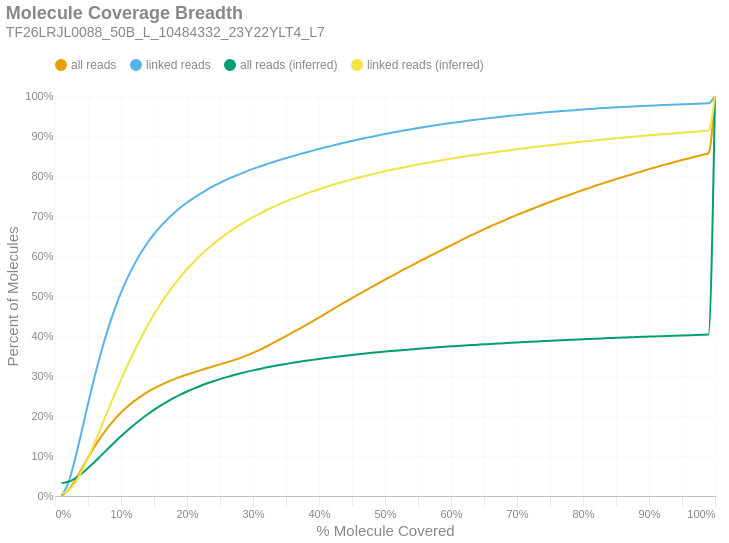

This figure's notebook cell:
### Markdown cell above
### Molecule Read Coverage
This chart shows molecule coverage breadth as computed by the number of bases aligned to that molecule. In other words, "*how much of each unique long molecule is actually sequenced/aligned?*" Keep in mind there is a distinction between sequences and alignments, since some sequences belonging to a particular molecule may not align well and wouldn't appear in the alignment data. This chart also shows molecule coverage breadth as computed by the *inferred fragment* from which the aligned sequences originate. Unlike read coverage, this calculation takes into account the total insert size, including unsequenced gaps between the forward and reverse reads. Like the previous figures, these are cumulative percents.

### Code cell
if SKIPLR:
    print_html(f"Skipped")
else:
    binned_df = consolidated_hist(valids['coverage_bp'], mask, 0.01, True)
    binned_df_inf = consolidated_hist(valids['coverage_inserts'], mask, 0.01, True)
    binned_df = binned_df.with_columns(pl.lit(binned_df_inf['all reads (cumsum)']).alias('all reads (inferred)'))
    binned_df = binned_df.with_columns(pl.lit(binned_df_inf['linked reads (cumsum)']).alias('linked reads (inferred)'))
    binned_df = binned_df.with_columns(
        (pl.col('bin').cast(pl.Float64) + 0.01).alias('right_edge')
    )

    with SafeRender(binned_df):
        (
            density_plot(binned_df, 'Molecule Coverage Breadth', samplename, 'molcov', ['all reads (inferred)','linked reads (inferred)'])
            .encode(
                #x=alt.X('bin:Q', title="% Molecule Covered").axis(format = '%').scale(padding=0),
                x=alt.X('right_edge:Q', title="% Molecule Covered").axis(format='%').scale(padding=0),
                y=alt.Y('value:Q', title='Percent of Molecules')
                    .axis(format='%')
                    .stack(False)
                    .scale(domainMin=0, padding=0),
                color=alt.Color("key:N").scale(domain = ["all reads", "linked reads", "all reads (inferred)", "linked reads (inferred)"]),
                tooltip = [
                    alt.Tooltip("key:N", title = "Data Type"),
                    alt.Tooltip("range_label:N", title="% Molecule Covered"),
                    alt.Tooltip("value:Q", format = ".2%", title="% Molecules")
                ]
            )
        ).display()

### Figure 1 — Vega-Lite specification as saved in the notebook (floating-point values rounded to 4 significant figures)
{"width": "container", "height": 400, "config": {"title": {"anchor": "start", "dy": -15, "fontSize": 18, "color": "#888888", "subtitleColor": "#888888", "subtitleFontSize": 14}, "arc": {"fill": "#0072B2"}, "axis": {"domainColor": "#888888", "domainWidth": 0.5, "gridWidth": 0.2, "grid": false, "titleFontWeight": 400, "titleFontSize": 15, "labelFontSize": 11, "labelColor": "#888888", "tickColor": "#888888", "tickWidth": 0.2, "titleColor": "#888888"}, "axisBand": {"grid": false}, "axisX": {"grid": true, "tickSize": 10, "domainCap": "round"}, "axisY": {"domain": false, "grid": true, "tickSize": 0, "domainCap": "round"}, "background": "transparent", "header": {"labelFontSize": 15, "labelColor": "#888888", "titleFontSize": 15, "titleFontWeight": 600, "titleColor": "#888888"}, "legend": {"labelFont": "sans-serif", "labelFontSize": 12, "labelColor": "#888888", "symbolSize": 100, "symbolType": "circle", "titleFontSize": 12, "titlePadding": 10, "titleColor": "#888888", "title": null, "orient": "top"}, "range": {"category": ["#E69F00", "#56B4E9", "#009E73", "#F0E442", "#0072B2", "#D55E00", "#CC79A7", "#000000"], "diverging": ["#cfe8f3", "#a2d4ec", "#73bfe2", "#46abdb", "#1696d2", "#12719e"]}, "area": {"fill": "#0072B2", "fillOpacity": 0.7, "line": true, "strokeOpacity": 0.7}, "line": {"color": "#0072B2", "stroke": "#0072B2", "strokeWidth": 2}, "trail": {"color": "#0072B2", "stroke": "#0072B2", "strokeWidth": 0, "size": 1}, "point": {"filled": true, "fillOpacity": 1.0, "size": 95}, "text": {"color": "#888888", "fontSize": 11, "align": "right", "fontWeight": 400, "size": 11}, "bar": {"fill": "#0072B2", "stroke": null}, "view": {"stroke": null, "continuousWidth": 660, "continuousHeight": 400}}, "data": {"name": "data-c638cec38dedf9f9b931e3fe2d9225dc"}, "mark": {"type": "line", "interpolate": "monotone", "point": {"opacity": 0, "size": 275}}, "encoding": {"color": {"field": "key", "scale": {"domain": ["all reads", "linked reads", "all reads (inferred)", "linked reads (inferred)"]}, "type": "nominal"}, "tooltip": [{"field": "key", "title": "Data Type", "type": "nominal"}, {"field": "range_label", "title": "% Molecule Covered", "type": "nominal"}, {"field": "value", "format": ".2%", "title": "% Molecules", "type": "quantitative"}], "x": {"axis": {"format": "%"}, "field": "right_edge", "scale": {"padding": 0}, "title": "% Molecule Covered", "type": "quantitative"}, "y": {"axis": {"format": "%"}, "field": "value", "scale": {"domainMin": 0, "padding": 0}, "stack": false, "title": "Percent of Molecules", "type": "quantitative"}}, "params": [{"name": "param_c36ac31b6afebe62", "select": {"type": "point", "fields": ["key"]}, "bind": "legend"}], "title": {"text": "Molecule Coverage Breadth", "subtitle": "TF26LRJL0088_50B_L_10484332_23Y22YLT4_L7"}, "transform": [{"fold": ["all reads (cumsum)", "linked reads (cumsum)", "all reads (inferred)", "linked reads (inferred)"]}, {"calculate": "replace(datum.key, ' (cumsum)', '')", "as": "key"}, {"filter": {"param": "param_c36ac31b6afebe62"}}], "usermeta": {"embedOptions": {"downloadFileName": "TF26LRJL0088_50B_L_10484332_23Y22YLT4_L7.molcov"}}, "$schema": "https://vega.github.io/schema/vega-lite/v6.4.1.json", "datasets": {"data-c638cec38dedf9f9b931e3fe2d9225dc": [{"bin": "0.0", "interval": "0.0-0.01", "all reads": 0.001057, "linked reads": 0.001875, "all reads (cumsum)": 0.001057, "linked reads (cumsum)": 0.001875, "range_label": "0.0-0.01", "all reads (inferred)": 0.03218, "linked reads (inferred)": 0.006021, "right_edge": 0.01}, {"bin": "0.01", "interval": "0.01-0.02", "all reads": 0.01287, "linked reads": 0.02979, "all reads (cumsum)": 0.01393, "linked reads (cumsum)": 0.03167, "range_label": "0.01-0.02", "all reads (inferred)": 0.03553, "linked reads (inferred)": 0.01313, "right_edge": 0.02}, {"bin": "0.02", "interval": "0.02-0.03", "all reads": 0.02417, "linked reads": 0.05819, "all reads (cumsum)": 0.0381, "linked reads (cumsum)": 0.08986, "range_label": "0.02-0.03", "all reads (inferred)": 0.04366, "linked reads (inferred)": 0.03214, "right_edge": 0.03}, {"bin": "0.03", "interval": "0.03-0.04", "all reads": 0.02805, "linked reads": 0.06841, "all reads (cumsum)": 0.06615, "linked reads (cumsum)": 0.1583, "range_label": "0.03-0.04", "all reads (inferred)": 0.05542, "linked reads (inferred)": 0.06048, "right_edge": 0.04}, {"bin": "0.04", "interval": "0.04-0.05", "all reads": 0.02935, "linked reads": 0.07207, "all reads (cumsum)": 0.09551, "linked reads (cumsum)": 0.2303, "range_label": "0.04-0.05", "all reads (inferred)": 0.06981, "linked reads (inferred)": 0.09531, "right_edge": 0.05}, {"bin": "0.05", "interval": "0.05-0.06", "all reads": 0.02768, "linked reads": 0.06797, "all reads (cumsum)": 0.1232, "linked reads (cumsum)": 0.2983, "range_label": "0.05-0.06", "all reads (inferred)": 0.08509, "linked reads (inferred)": 0.1327, "right_edge": 0.06}, {"bin": "0.06", "interval": "0.06-0.07", "all reads": 0.02516, "linked reads": 0.06195, "all reads (cumsum)": 0.1483, "linked reads (cumsum)": 0.3602, "range_label": "0.06-0.07", "all reads (inferred)": 0.1015, "linked reads (inferred)": 0.173, "right_edge": 0.07}, {"bin": "0.07", "interval": "0.07-0.08", "all reads": 0.02261, "linked reads": 0.05568, "all reads (cumsum)": 0.171, "linked reads (cumsum)": 0.4159, "range_label": "0.07-0.08", "all reads (inferred)": 0.1178, "linked reads (inferred)": 0.2131, "right_edge": 0.08}, {"bin": "0.08", "interval": "0.08-0.09", "all reads": 0.02007, "linked reads": 0.04949, "all reads (cumsum)": 0.191, "linked reads (cumsum)": 0.4654, "range_label": "0.08-0.09", "all reads (inferred)": 0.1339, "linked reads (inferred)": 0.2527, "right_edge": 0.09}, {"bin": "0.09", "interval": "0.09-0.1", "all reads": 0.01757, "linked reads": 0.0433, "all reads (cumsum)": 0.2086, "linked reads (cumsum)": 0.5087, "range_label": "0.09-0.1", "all reads (inferred)": 0.1493, "linked reads (inferred)": 0.2907, "right_edge": 0.1}, {"bin": "0.1", "interval": "0.1-0.11", "all reads": 0.01516, "linked reads": 0.03721, "all reads (cumsum)": 0.2237, "linked reads (cumsum)": 0.5459, "range_label": "0.1-0.11", "all reads (inferred)": 0.1642, "linked reads (inferred)": 0.3274, "right_edge": 0.11}, {"bin": "0.11", "interval": "0.11-0.12", "all reads": 0.01335, "linked reads": 0.03255, "all reads (cumsum)": 0.2371, "linked reads (cumsum)": 0.5785, "range_label": "0.11-0.12", "all reads (inferred)": 0.1781, "linked reads (inferred)": 0.3618, "right_edge": 0.12}, {"bin": "0.12", "interval": "0.12-0.13", "all reads": 0.01187, "linked reads": 0.02888, "all reads (cumsum)": 0.249, "linked reads (cumsum)": 0.6074, "range_label": "0.12-0.13", "all reads (inferred)": 0.1914, "linked reads (inferred)": 0.3946, "right_edge": 0.13}, {"bin": "0.13", "interval": "0.13-0.14", "all reads": 0.01053, "linked reads": 0.02528, "all reads (cumsum)": 0.2595, "linked reads (cumsum)": 0.6326, "range_label": "0.13-0.14", "all reads (inferred)": 0.2038, "linked reads (inferred)": 0.4253, "right_edge": 0.14}, {"bin": "0.14", "interval": "0.14-0.15", "all reads": 0.009343, "linked reads": 0.0223, "all reads (cumsum)": 0.2688, "linked reads (cumsum)": 0.6549, "range_label": "0.14-0.15", "all reads (inferred)": 0.2154, "linked reads (inferred)": 0.4539, "right_edge": 0.15}, {"bin": "0.15", "interval": "0.15-0.16", "all reads": 0.008267, "linked reads": 0.01931, "all reads (cumsum)": 0.2771, "linked reads (cumsum)": 0.6742, "range_label": "0.15-0.16", "all reads (inferred)": 0.226, "linked reads (inferred)": 0.48, "right_edge": 0.16}, {"bin": "0.16", "interval": "0.16-0.17", "all reads": 0.007476, "linked reads": 0.01722, "all reads (cumsum)": 0.2846, "linked reads (cumsum)": 0.6915, "range_label": "0.16-0.17", "all reads (inferred)": 0.236, "linked reads (inferred)": 0.5047, "right_edge": 0.17}, {"bin": "0.17", "interval": "0.17-0.18", "all reads": 0.006801, "linked reads": 0.01531, "all reads (cumsum)": 0.2914, "linked reads (cumsum)": 0.7068, "range_label": "0.17-0.18", "all reads (inferred)": 0.2451, "linked reads (inferred)": 0.5273, "right_edge": 0.18}, {"bin": "0.18", "interval": "0.18-0.19", "all reads": 0.006457, "linked reads": 0.01434, "all reads (cumsum)": 0.2978, "linked reads (cumsum)": 0.7211, "range_label": "0.18-0.19", "all reads (inferred)": 0.2535, "linked reads (inferred)": 0.548, "right_edge": 0.19}, {"bin": "0.19", "interval": "0.19-0.2", "all reads": 0.005816, "linked reads": 0.01261, "all reads (cumsum)": 0.3037, "linked reads (cumsum)": 0.7337, "range_label": "0.19-0.2", "all reads (inferred)": 0.2612, "linked reads (inferred)": 0.5668, "right_edge": 0.2}, {"bin": "0.2", "interval": "0.2-0.21", "all reads": 0.005287, "linked reads": 0.01124, "all reads (cumsum)": 0.3089, "linked reads (cumsum)": 0.745, "range_label": "0.2-0.21", "all reads (inferred)": 0.2684, "linked reads (inferred)": 0.5845, "right_edge": 0.21}, {"bin": "0.21", "interval": "0.21-0.22", "all reads": 0.005181, "linked reads": 0.01056, "all reads (cumsum)": 0.3141, "linked reads (cumsum)": 0.7555, "range_label": "0.21-0.22", "all reads (inferred)": 0.2751, "linked reads (inferred)": 0.6012, "right_edge": 0.22}, {"bin": "0.22", "interval": "0.22-0.23", "all reads": 0.005165, "linked reads": 0.01006, "all reads (cumsum)": 0.3193, "linked reads (cumsum)": 0.7656, "range_label": "0.22-0.23", "all reads (inferred)": 0.2812, "linked reads (inferred)": 0.6162, "right_edge": 0.23}, {"bin": "0.23", "interval": "0.23-0.24", "all reads": 0.004921, "linked reads": 0.009105, "all reads (cumsum)": 0.3242, "linked reads (cumsum)": 0.7747, "range_label": "0.23-0.24", "all reads (inferred)": 0.2869, "linked reads (inferred)": 0.6301, "right_edge": 0.24}, {"bin": "0.24", "interval": "0.24-0.25", "all reads": 0.004848, "linked reads": 0.008256, "all reads (cumsum)": 0.3291, "linked reads (cumsum)": 0.7829, "range_label": "0.24-0.25", "all reads (inferred)": 0.2923, "linked reads (inferred)": 0.6433, "right_edge": 0.25}, {"bin": "0.25", "interval": "0.25-0.26", "all reads": 0.004904, "linked reads": 0.007969, "all reads (cumsum)": 0.334, "linked reads (cumsum)": 0.7909, "range_label": "0.25-0.26", "all reads (inferred)": 0.2973, "linked reads (inferred)": 0.6557, "right_edge": 0.26}, {"bin": "0.26", "interval": "0.26-0.27", "all reads": 0.004998, "linked reads": 0.007117, "all reads (cumsum)": 0.339, "linked reads (cumsum)": 0.798, "range_label": "0.26-0.27", "all reads (inferred)": 0.3019, "linked reads (inferred)": 0.6672, "right_edge": 0.27}, {"bin": "0.27", "interval": "0.27-0.28", "all reads": 0.005596, "linked reads": 0.00673, "all reads (cumsum)": 0.3446, "linked reads (cumsum)": 0.8048, "range_label": "0.27-0.28", "all reads (inferred)": 0.3062, "linked reads (inferred)": 0.6777, "right_edge": 0.28}, {"bin": "0.28", "interval": "0.28-0.29", "all reads": 0.006238, "linked reads": 0.006799, "all reads (cumsum)": 0.3508, "linked reads (cumsum)": 0.8116, "range_label": "0.28-0.29", "all reads (inferred)": 0.3102, "linked reads (inferred)": 0.6876, "right_edge": 0.29}, {"bin": "0.29", "interval": "0.29-0.3", "all reads": 0.00683, "linked reads": 0.006203, "all reads (cumsum)": 0.3576, "linked reads (cumsum)": 0.8178, "range_label": "0.29-0.3", "all reads (inferred)": 0.3141, "linked reads (inferred)": 0.697, "right_edge": 0.3}, {"bin": "0.3", "interval": "0.3-0.31", "all reads": 0.007601, "linked reads": 0.005838, "all reads (cumsum)": 0.3652, "linked reads (cumsum)": 0.8236, "range_label": "0.3-0.31", "all reads (inferred)": 0.3176, "linked reads (inferred)": 0.7056, "right_edge": 0.31}, {"bin": "0.31", "interval": "0.31-0.32", "all reads": 0.008327, "linked reads": 0.005746, "all reads (cumsum)": 0.3736, "linked reads (cumsum)": 0.8293, "range_label": "0.31-0.32", "all reads (inferred)": 0.3211, "linked reads (inferred)": 0.7144, "right_edge": 0.32}, {"bin": "0.32", "interval": "0.32-0.33", "all reads": 0.008606, "linked reads": 0.005194, "all reads (cumsum)": 0.3822, "linked reads (cumsum)": 0.8345, "range_label": "0.32-0.33", "all reads (inferred)": 0.3243, "linked reads (inferred)": 0.7221, "right_edge": 0.33}, {"bin": "0.33", "interval": "0.33-0.34", "all reads": 0.008728, "linked reads": 0.005194, "all reads (cumsum)": 0.3909, "linked reads (cumsum)": 0.8397, "range_label": "0.33-0.34", "all reads (inferred)": 0.3273, "linked reads (inferred)": 0.7294, "right_edge": 0.34}, {"bin": "0.34", "interval": "0.34-0.35", "all reads": 0.008815, "linked reads": 0.004911, "all reads (cumsum)": 0.3997, "linked reads (cumsum)": 0.8446, "range_label": "0.34-0.35", "all reads (inferred)": 0.3301, "linked reads (inferred)": 0.7364, "right_edge": 0.35}, {"bin": "0.35", "interval": "0.35-0.36", "all reads": 0.009101, "linked reads": 0.004837, "all reads (cumsum)": 0.4088, "linked reads (cumsum)": 0.8495, "range_label": "0.35-0.36", "all reads (inferred)": 0.3329, "linked reads (inferred)": 0.7433, "right_edge": 0.36}, {"bin": "0.36", "interval": "0.36-0.37", "all reads": 0.009043, "linked reads": 0.004685, "all reads (cumsum)": 0.4178, "linked reads (cumsum)": 0.8542, "range_label": "0.36-0.37", "all reads (inferred)": 0.3355, "linked reads (inferred)": 0.7495, "right_edge": 0.37}, {"bin": "0.37", "interval": "0.37-0.38", "all reads": 0.009225, "linked reads": 0.004633, "all reads (cumsum)": 0.4271, "linked reads (cumsum)": 0.8588, "range_label": "0.37-0.38", "all reads (inferred)": 0.3379, "linked reads (inferred)": 0.7555, "right_edge": 0.38}, {"bin": "0.38", "interval": "0.38-0.39", "all reads": 0.00946, "linked reads": 0.004528, "all reads (cumsum)": 0.4365, "linked reads (cumsum)": 0.8633, "range_label": "0.38-0.39", "all reads (inferred)": 0.3403, "linked reads (inferred)": 0.7614, "right_edge": 0.39}, {"bin": "0.39", "interval": "0.39-0.4", "all reads": 0.00964, "linked reads": 0.004385, "all reads (cumsum)": 0.4462, "linked reads (cumsum)": 0.8677, "range_label": "0.39-0.4", "all reads (inferred)": 0.3426, "linked reads (inferred)": 0.767, "right_edge": 0.4}, {"bin": "0.4", "interval": "0.4-0.41", "all reads": 0.009725, "linked reads": 0.003976, "all reads (cumsum)": 0.4559, "linked reads (cumsum)": 0.8717, "range_label": "0.4-0.41", "all reads (inferred)": 0.3448, "linked reads (inferred)": 0.7723, "right_edge": 0.41}, {"bin": "0.41", "interval": "0.41-0.42", "all reads": 0.009744, "linked reads": 0.004246, "all reads (cumsum)": 0.4656, "linked reads (cumsum)": 0.8759, "range_label": "0.41-0.42", "all reads (inferred)": 0.3469, "linked reads (inferred)": 0.7774, "right_edge": 0.42}, {"bin": "0.42", "interval": "0.42-0.43", "all reads": 0.00999, "linked reads": 0.004046, "all reads (cumsum)": 0.4756, "linked reads (cumsum)": 0.88, "range_label": "0.42-0.43", "all reads (inferred)": 0.3489, "linked reads (inferred)": 0.7823, "right_edge": 0.43}, {"bin": "0.43", "interval": "0.43-0.44", "all reads": 0.00953, "linked reads": 0.003937, "all reads (cumsum)": 0.4852, "linked reads (cumsum)": 0.8839, "range_label": "0.43-0.44", "all reads (inferred)": 0.3508, "linked reads (inferred)": 0.7869, "right_edge": 0.44}, {"bin": "0.44", "interval": "0.44-0.45", "all reads": 0.009621, "linked reads": 0.00375, "all reads (cumsum)": 0.4948, "linked reads (cumsum)": 0.8877, "range_label": "0.44-0.45", "all reads (inferred)": 0.3527, "linked reads (inferred)": 0.7915, "right_edge": 0.45}, {"bin": "0.45", "interval": "0.45-0.46", "all reads": 0.009335, "linked reads": 0.003719, "all reads (cumsum)": 0.5041, "linked reads (cumsum)": 0.8914, "range_label": "0.45-0.46", "all reads (inferred)": 0.3545, "linked reads (inferred)": 0.7958, "right_edge": 0.46}, {"bin": "0.46", "interval": "0.46-0.47", "all reads": 0.009111, "linked reads": 0.003445, "all reads (cumsum)": 0.5132, "linked reads (cumsum)": 0.8948, "range_label": "0.46-0.47", "all reads (inferred)": 0.3562, "linked reads (inferred)": 0.8, "right_edge": 0.47}, {"bin": "0.47", "interval": "0.47-0.48", "all reads": 0.009322, "linked reads": 0.003437, "all reads (cumsum)": 0.5225, "linked reads (cumsum)": 0.8983, "range_label": "0.47-0.48", "all reads (inferred)": 0.3578, "linked reads (inferred)": 0.8041, "right_edge": 0.48}, {"bin": "0.48", "interval": "0.48-0.49", "all reads": 0.008832, "linked reads": 0.003319, "all reads (cumsum)": 0.5314, "linked reads (cumsum)": 0.9016, "range_label": "0.48-0.49", "all reads (inferred)": 0.3595, "linked reads (inferred)": 0.808, "right_edge": 0.49}, {"bin": "0.49", "interval": "0.49-0.5", "all reads": 0.009783, "linked reads": 0.00335, "all reads (cumsum)": 0.5412, "linked reads (cumsum)": 0.9049, "range_label": "0.49-0.5", "all reads (inferred)": 0.3611, "linked reads (inferred)": 0.8118, "right_edge": 0.5}, {"bin": "0.5", "interval": "0.5-0.51", "all reads": 0.008246, "linked reads": 0.003028, "all reads (cumsum)": 0.5494, "linked reads (cumsum)": 0.908, "range_label": "0.5-0.51", "all reads (inferred)": 0.3625, "linked reads (inferred)": 0.8154, "right_edge": 0.51}, {"bin": "0.51", "interval": "0.51-0.52", "all reads": 0.009207, "linked reads": 0.003167, "all reads (cumsum)": 0.5586, "linked reads (cumsum)": 0.9111, "range_label": "0.51-0.52", "all reads (inferred)": 0.3639, "linked reads (inferred)": 0.8188, "right_edge": 0.52}, {"bin": "0.52", "interval": "0.52-0.53", "all reads": 0.008981, "linked reads": 0.003119, "all reads (cumsum)": 0.5676, "linked reads (cumsum)": 0.9142, "range_label": "0.52-0.53", "all reads (inferred)": 0.3653, "linked reads (inferred)": 0.8221, "right_edge": 0.53}, {"bin": "0.53", "interval": "0.53-0.54", "all reads": 0.008621, "linked reads": 0.002806, "all reads (cumsum)": 0.5762, "linked reads (cumsum)": 0.917, "range_label": "0.53-0.54", "all reads (inferred)": 0.3666, "linked reads (inferred)": 0.8254, "right_edge": 0.54}, {"bin": "0.54", "interval": "0.54-0.55", "all reads": 0.008513, "linked reads": 0.002749, "all reads (cumsum)": 0.5847, "linked reads (cumsum)": 0.9198, "range_label": "0.54-0.55", "all reads (inferred)": 0.368, "linked reads (inferred)": 0.8287, "right_edge": 0.55}, {"bin": "0.55", "interval": "0.55-0.56", "all reads": 0.008428, "linked reads": 0.00268, "all reads (cumsum)": 0.5932, "linked reads (cumsum)": 0.9225, "range_label": "0.55-0.56", "all reads (inferred)": 0.3692, "linked reads (inferred)": 0.8317, "right_edge": 0.56}, {"bin": "0.56", "interval": "0.56-0.57", "all reads": 0.00836, "linked reads": 0.002714, "all reads (cumsum)": 0.6015, "linked reads (cumsum)": 0.9252, "range_label": "0.56-0.57", "all reads (inferred)": 0.3705, "linked reads (inferred)": 0.8347, "right_edge": 0.57}, {"bin": "0.57", "interval": "0.57-0.58", "all reads": 0.008234, "linked reads": 0.002497, "all reads (cumsum)": 0.6098, "linked reads (cumsum)": 0.9277, "range_label": "0.57-0.58", "all reads (inferred)": 0.3717, "linked reads (inferred)": 0.8377, "right_edge": 0.58}, {"bin": "0.58", "interval": "0.58-0.59", "all reads": 0.008363, "linked reads": 0.002536, "all reads (cumsum)": 0.6181, "linked reads (cumsum)": 0.9302, "range_label": "0.58-0.59", "all reads (inferred)": 0.3729, "linked reads (inferred)": 0.8406, "right_edge": 0.59}, {"bin": "0.59", "interval": "0.59-0.6", "all reads": 0.008412, "linked reads": 0.002149, "all reads (cumsum)": 0.6265, "linked reads (cumsum)": 0.9324, "range_label": "0.59-0.6", "all reads (inferred)": 0.3741, "linked reads (inferred)": 0.8434, "right_edge": 0.6}, {"bin": "0.6", "interval": "0.6-0.61", "all reads": 0.008185, "linked reads": 0.002197, "all reads (cumsum)": 0.6347, "linked reads (cumsum)": 0.9346, "range_label": "0.6-0.61", "all reads (inferred)": 0.3752, "linked reads (inferred)": 0.8462, "right_edge": 0.61}, {"bin": "0.61", "interval": "0.61-0.62", "all reads": 0.008545, "linked reads": 0.002406, "all reads (cumsum)": 0.6433, "linked reads (cumsum)": 0.937, "range_label": "0.61-0.62", "all reads (inferred)": 0.3763, "linked reads (inferred)": 0.8488, "right_edge": 0.62}, {"bin": "0.62", "interval": "0.62-0.63", "all reads": 0.008178, "linked reads": 0.002179, "all reads (cumsum)": 0.6514, "linked reads (cumsum)": 0.9392, "range_label": "0.62-0.63", "all reads (inferred)": 0.3773, "linked reads (inferred)": 0.8511, "right_edge": 0.63}, {"bin": "0.63", "interval": "0.63-0.64", "all reads": 0.007844, "linked reads": 0.001962, "all reads (cumsum)": 0.6593, "linked reads (cumsum)": 0.9411, "range_label": "0.63-0.64", "all reads (inferred)": 0.3782, "linked reads (inferred)": 0.8534, "right_edge": 0.64}, {"bin": "0.64", "interval": "0.64-0.65", "all reads": 0.007336, "linked reads": 0.001984, "all reads (cumsum)": 0.6666, "linked reads (cumsum)": 0.9431, "range_label": "0.64-0.65", "all reads (inferred)": 0.3792, "linked reads (inferred)": 0.8557, "right_edge": 0.65}, {"bin": "0.65", "interval": "0.65-0.66", "all reads": 0.007702, "linked reads": 0.002066, "all reads (cumsum)": 0.6743, "linked reads (cumsum)": 0.9452, "range_label": "0.65-0.66", "all reads (inferred)": 0.3801, "linked reads (inferred)": 0.8579, "right_edge": 0.66}, {"bin": "0.66", "interval": "0.66-0.67", "all reads": 0.007132, "linked reads": 0.001927, "all reads (cumsum)": 0.6815, "linked reads (cumsum)": 0.9471, "range_label": "0.66-0.67", "all reads (inferred)": 0.381, "linked reads (inferred)": 0.8602, "right_edge": 0.67}, {"bin": "0.67", "interval": "0.67-0.68", "all reads": 0.007188, "linked reads": 0.001675, "all reads (cumsum)": 0.6886, "linked reads (cumsum)": 0.9488, "range_label": "0.67-0.68", "all reads (inferred)": 0.382, "linked reads (inferred)": 0.8624, "right_edge": 0.68}, {"bin": "0.68", "interval": "0.68-0.69", "all reads": 0.00697, "linked reads": 0.001701, "all reads (cumsum)": 0.6956, "linked reads (cumsum)": 0.9505, "range_label": "0.68-0.69", "all reads (inferred)": 0.3829, "linked reads (inferred)": 0.8647, "right_edge": 0.69}, {"bin": "0.69", "interval": "0.69-0.7", "all reads": 0.007054, "linked reads": 0.001723, "all reads (cumsum)": 0.7027, "linked reads (cumsum)": 0.9522, "range_label": "0.69-0.7", "all reads (inferred)": 0.3838, "linked reads (inferred)": 0.8668, "right_edge": 0.7}, {"bin": "0.7", "interval": "0.7-0.71", "all reads": 0.006454, "linked reads": 0.001618, "all reads (cumsum)": 0.7091, "linked reads (cumsum)": 0.9538, "range_label": "0.7-0.71", "all reads (inferred)": 0.3847, "linked reads (inferred)": 0.8689, "right_edge": 0.71}, {"bin": "0.71", "interval": "0.71-0.72", "all reads": 0.006468, "linked reads": 0.001549, "all reads (cumsum)": 0.7156, "linked reads (cumsum)": 0.9554, "range_label": "0.71-0.72", "all reads (inferred)": 0.3856, "linked reads (inferred)": 0.8712, "right_edge": 0.72}, {"bin": "0.72", "interval": "0.72-0.73", "all reads": 0.006728, "linked reads": 0.001557, "all reads (cumsum)": 0.7223, "linked reads (cumsum)": 0.9569, "range_label": "0.72-0.73", "all reads (inferred)": 0.3865, "linked reads (inferred)": 0.8731, "right_edge": 0.73}, {"bin": "0.73", "interval": "0.73-0.74", "all reads": 0.006381, "linked reads": 0.001618, "all reads (cumsum)": 0.7287, "linked reads (cumsum)": 0.9585, "range_label": "0.73-0.74", "all reads (inferred)": 0.3873, "linked reads (inferred)": 0.875, "right_edge": 0.74}, {"bin": "0.74", "interval": "0.74-0.75", "all reads": 0.006428, "linked reads": 0.001335, "all reads (cumsum)": 0.7351, "linked reads (cumsum)": 0.9599, "range_label": "0.74-0.75", "all reads (inferred)": 0.3881, "linked reads (inferred)": 0.877, "right_edge": 0.75}, {"bin": "0.75", "interval": "0.75-0.76", "all reads": 0.006124, "linked reads": 0.001457, "all reads (cumsum)": 0.7412, "linked reads (cumsum)": 0.9613, "range_label": "0.75-0.76", "all reads (inferred)": 0.3889, "linked reads (inferred)": 0.8789, "right_edge": 0.76}, {"bin": "0.76", "interval": "0.76-0.77", "all reads": 0.006013, "linked reads": 0.001305, "all reads (cumsum)": 0.7473, "linked reads (cumsum)": 0.9626, "range_label": "0.76-0.77", "all reads (inferred)": 0.3896, "linked reads (inferred)": 0.8806, "right_edge": 0.77}, {"bin": "0.77", "interval": "0.77-0.78", "all reads": 0.00595, "linked reads": 0.001296, "all reads (cumsum)": 0.7532, "linked reads (cumsum)": 0.9639, "range_label": "0.77-0.78", "all reads (inferred)": 0.3904, "linked reads (inferred)": 0.8825, "right_edge": 0.78}, {"bin": "0.78", "interval": "0.78-0.79", "all reads": 0.005793, "linked reads": 0.001148, "all reads (cumsum)": 0.759, "linked reads (cumsum)": 0.9651, "range_label": "0.78-0.79", "all reads (inferred)": 0.3911, "linked reads (inferred)": 0.8842, "right_edge": 0.79}, {"bin": "0.79", "interval": "0.79-0.8", "all reads": 0.005913, "linked reads": 0.001214, "all reads (cumsum)": 0.7649, "linked reads (cumsum)": 0.9663, "range_label": "0.79-0.8", "all reads (inferred)": 0.3919, "linked reads (inferred)": 0.886, "right_edge": 0.8}, {"bin": "0.8", "interval": "0.8-0.81", "all reads": 0.005519, "linked reads": 0.001314, "all reads (cumsum)": 0.7704, "linked reads (cumsum)": 0.9676, "range_label": "0.8-0.81", "all reads (inferred)": 0.3926, "linked reads (inferred)": 0.8876, "right_edge": 0.81}, {"bin": "0.81", "interval": "0.81-0.82", "all reads": 0.005666, "linked reads": 0.001027, "all reads (cumsum)": 0.7761, "linked reads (cumsum)": 0.9686, "range_label": "0.81-0.82", "all reads (inferred)": 0.3933, "linked reads (inferred)": 0.8894, "right_edge": 0.82}, {"bin": "0.82", "interval": "0.82-0.83", "all reads": 0.005573, "linked reads": 0.001066, "all reads (cumsum)": 0.7817, "linked reads (cumsum)": 0.9697, "range_label": "0.82-0.83", "all reads (inferred)": 0.394, "linked reads (inferred)": 0.8911, "right_edge": 0.83}, {"bin": "0.83", "interval": "0.83-0.84", "all reads": 0.005388, "linked reads": 0.0009701, "all reads (cumsum)": 0.7871, "linked reads (cumsum)": 0.9707, "range_label": "0.83-0.84", "all reads (inferred)": 0.3947, "linked reads (inferred)": 0.8928, "right_edge": 0.84}, {"bin": "0.84", "interval": "0.84-0.85", "all reads": 0.005087, "linked reads": 0.0009048, "all reads (cumsum)": 0.7921, "linked reads (cumsum)": 0.9716, "range_label": "0.84-0.85", "all reads (inferred)": 0.3953, "linked reads (inferred)": 0.8942, "right_edge": 0.85}, {"bin": "0.85", "interval": "0.85-0.86", "all reads": 0.005155, "linked reads": 0.0009266, "all reads (cumsum)": 0.7973, "linked reads (cumsum)": 0.9725, "range_label": "0.85-0.86", "all reads (inferred)": 0.396, "linked reads (inferred)": 0.8958, "right_edge": 0.86}, {"bin": "0.86", "interval": "0.86-0.87", "all reads": 0.004876, "linked reads": 0.0008613, "all reads (cumsum)": 0.8022, "linked reads (cumsum)": 0.9734, "range_label": "0.86-0.87", "all reads (inferred)": 0.3966, "linked reads (inferred)": 0.8973, "right_edge": 0.87}, {"bin": "0.87", "interval": "0.87-0.88", "all reads": 0.005088, "linked reads": 0.0008004, "all reads (cumsum)": 0.8073, "linked reads (cumsum)": 0.9742, "range_label": "0.87-0.88", "all reads (inferred)": 0.3972, "linked reads (inferred)": 0.8987, "right_edge": 0.88}, {"bin": "0.88", "interval": "0.88-0.89", "all reads": 0.00478, "linked reads": 0.0008352, "all reads (cumsum)": 0.812, "linked reads (cumsum)": 0.975, "range_label": "0.88-0.89", "all reads (inferred)": 0.3979, "linked reads (inferred)": 0.9002, "right_edge": 0.89}, {"bin": "0.89", "interval": "0.89-0.9", "all reads": 0.005113, "linked reads": 0.0007874, "all reads (cumsum)": 0.8172, "linked reads (cumsum)": 0.9758, "range_label": "0.89-0.9", "all reads (inferred)": 0.3984, "linked reads (inferred)": 0.9016, "right_edge": 0.9}, {"bin": "0.9", "interval": "0.9-0.91", "all reads": 0.004455, "linked reads": 0.0007178, "all reads (cumsum)": 0.8216, "linked reads (cumsum)": 0.9765, "range_label": "0.9-0.91", "all reads (inferred)": 0.399, "linked reads (inferred)": 0.903, "right_edge": 0.91}, {"bin": "0.91", "interval": "0.91-0.92", "all reads": 0.005071, "linked reads": 0.0007395, "all reads (cumsum)": 0.8267, "linked reads (cumsum)": 0.9772, "range_label": "0.91-0.92", "all reads (inferred)": 0.3996, "linked reads (inferred)": 0.9045, "right_edge": 0.92}, {"bin": "0.92", "interval": "0.92-0.93", "all reads": 0.004166, "linked reads": 0.0006482, "all reads (cumsum)": 0.8308, "linked reads (cumsum)": 0.9779, "range_label": "0.92-0.93", "all reads (inferred)": 0.4002, "linked reads (inferred)": 0.9058, "right_edge": 0.93}, {"bin": "0.93", "interval": "0.93-0.94", "all reads": 0.004623, "linked reads": 0.0007091, "all reads (cumsum)": 0.8355, "linked reads (cumsum)": 0.9786, "range_label": "0.93-0.94", "all reads (inferred)": 0.4007, "linked reads (inferred)": 0.907, "right_edge": 0.94}, {"bin": "0.94", "interval": "0.94-0.95", "all reads": 0.004501, "linked reads": 0.0006177, "all reads (cumsum)": 0.84, "linked reads (cumsum)": 0.9792, "range_label": "0.94-0.95", "all reads (inferred)": 0.4013, "linked reads (inferred)": 0.9083, "right_edge": 0.95}, {"bin": "0.95", "interval": "0.95-0.96", "all reads": 0.003866, "linked reads": 0.0007265, "all reads (cumsum)": 0.8438, "linked reads (cumsum)": 0.9799, "range_label": "0.95-0.96", "all reads (inferred)": 0.4018, "linked reads (inferred)": 0.9096, "right_edge": 0.96}, {"bin": "0.96", "interval": "0.96-0.97", "all reads": 0.004311, "linked reads": 0.0005568, "all reads (cumsum)": 0.8481, "linked reads (cumsum)": 0.9805, "range_label": "0.96-0.97", "all reads (inferred)": 0.4024, "linked reads (inferred)": 0.9109, "right_edge": 0.97}, {"bin": "0.97", "interval": "0.97-0.98", "all reads": 0.004513, "linked reads": 0.000609, "all reads (cumsum)": 0.8527, "linked reads (cumsum)": 0.9811, "range_label": "0.97-0.98", "all reads (inferred)": 0.4029, "linked reads (inferred)": 0.9123, "right_edge": 0.98}, {"bin": "0.98", "interval": "0.98-0.99", "all reads": 0.00399, "linked reads": 0.0005742, "all reads (cumsum)": 0.8567, "linked reads (cumsum)": 0.9817, "range_label": "0.98-0.99", "all reads (inferred)": 0.4036, "linked reads (inferred)": 0.9136, "right_edge": 0.99}, {"bin": "0.99", "interval": "0.99-1.0", "all reads": 0.1433, "linked reads": 0.01832, "all reads (cumsum)": 1.0, "linked reads (cumsum)": 1.0, "range_label": "0.99-1.0", "all reads (inferred)": 1.0, "linked reads (inferred)": 1.0, "right_edge": 1.0}]}}
